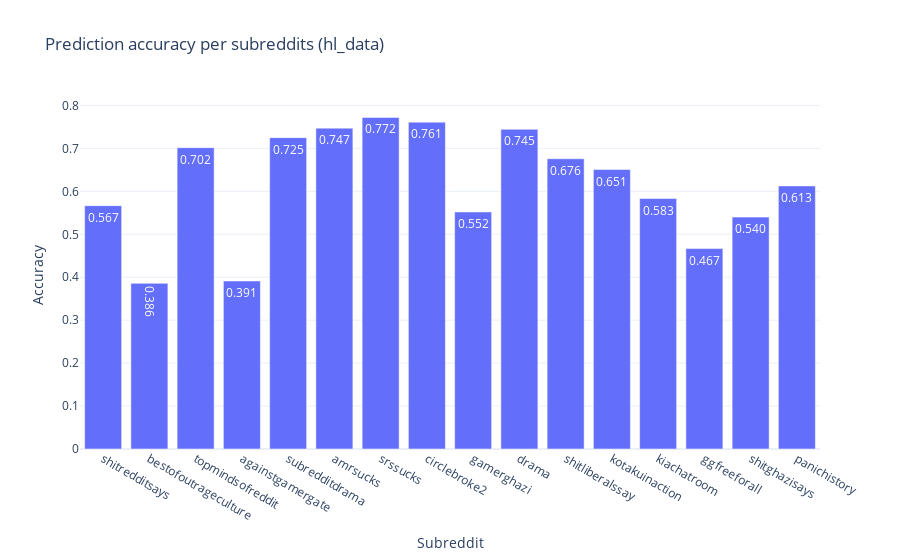

The cell this chart's notebook holds for it:
### Code cell
plot_utils.inter_plot_pred_accuracy_per_subs(te_set, pred, gamergate_subs, "Prediction accuracy per subreddits (hl_data)", "docs/assets/pred_accuracy_per_subs_hl_data.html")

### Figure 1 — Plotly figure (JSON) as saved in the notebook; plotly's stock layout.template omitted (floating-point values rounded to 4 significant figures)
{"data": [{"name": "Accuracy", "text": ["0.567", "0.386", "0.702", "0.391", "0.725", "0.747", "0.772", "0.761", "0.552", "0.745", "0.676", "0.651", "0.583", "0.467", "0.540", "0.613"], "textposition": "auto", "type": "bar", "x": ["shitredditsays", "bestofoutrageculture", "topmindsofreddit", "againstgamergate", "subredditdrama", "amrsucks", "srssucks", "circlebroke2", "gamerghazi", "drama", "shitliberalssay", "kotakuinaction", "kiachatroom", "ggfreeforall", "shitghazisays", "panichistory"], "y": [0.5666, 0.3858, 0.7018, 0.3913, 0.725, 0.7473, 0.7721, 0.7612, 0.552, 0.7446, 0.6759, 0.6508, 0.5833, 0.4667, 0.54, 0.6127]}], "layout": {"title": {"text": "Prediction accuracy per subreddits (hl_data)"}, "xaxis": {"title": {"text": "Subreddit"}}, "yaxis": {"title": {"text": "Accuracy"}}}}
